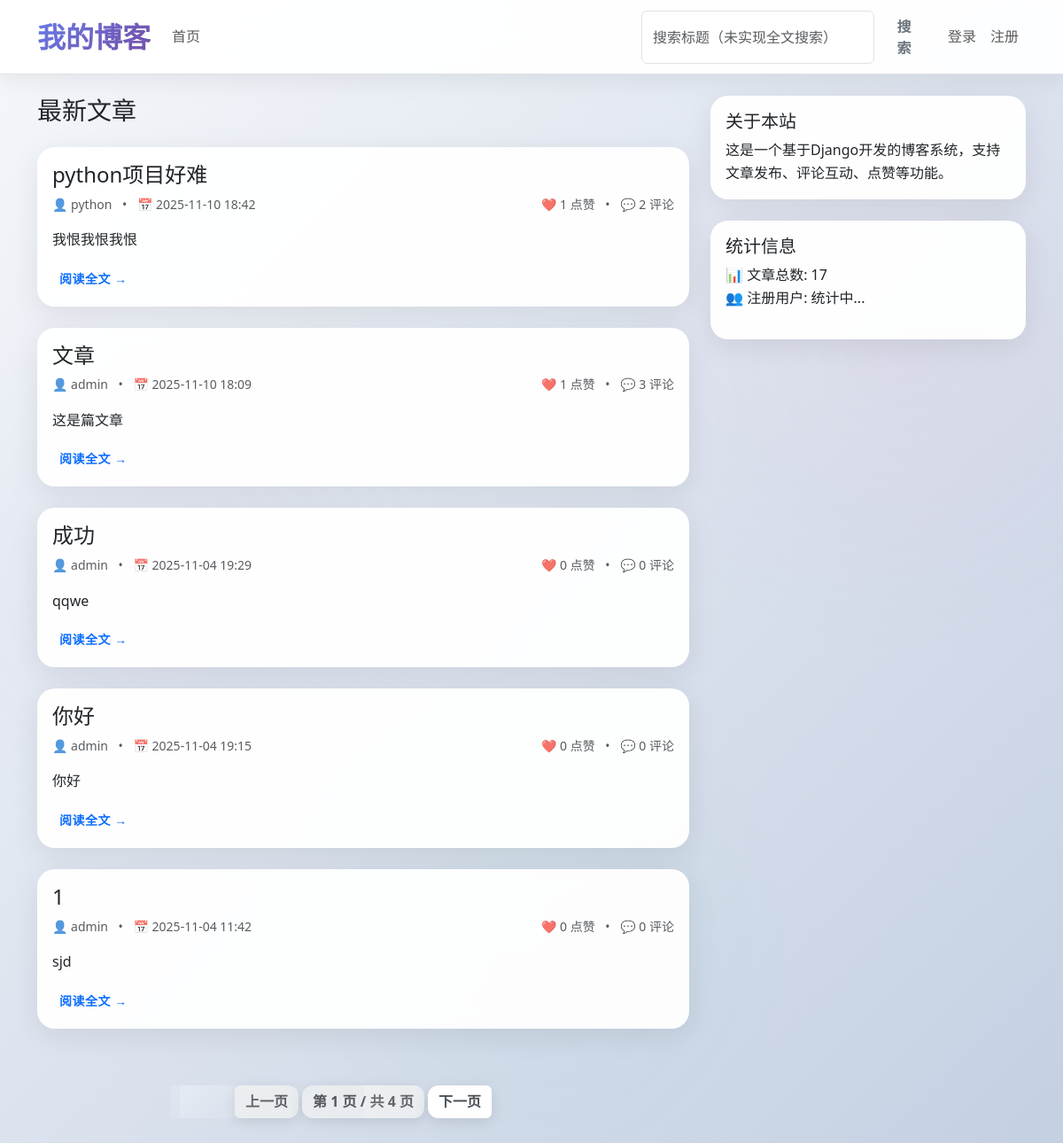
The page / on the database its author committed.
### blog/models.py (models this page shows, shortened)
class Post(models.Model):
    author = models.ForeignKey(User, on_delete=models.CASCADE, related_name='posts')
    title = models.CharField(max_length=200)
    slug = models.SlugField(max_length=255, unique=True, blank=True)
    content = models.TextField()
    created_at = models.DateTimeField(auto_now_add=True)
    updated_at = models.DateTimeField(auto_now=True)
    published = models.BooleanField(default=True)
    published_date = models.DateTimeField(blank=True, null=True)
    class Meta:
        ordering = ['-created_at']
    def get_absolute_url(self):
        return reverse('blog:post_detail', kwargs={'slug': self.slug})

### blog/views.py (the view)
# urls.py: path('', views.post_list, name='post_list'),
def post_list(request):
    qs = Post.objects.filter(published=True)  # 只显示已发布文章
    paginator = Paginator(qs, 5)
    page = request.GET.get('page', 1)
    try:
        posts = paginator.page(page)
    except PageNotAnInteger:
        posts = paginator.page(1)
    except EmptyPage:
        posts = paginator.page(paginator.num_pages)
    return render(request, 'blog/post_list.html', {'page_obj': posts})

### templates/blog/post_list.html (shortened to what this page needs)
{% extends 'base.html' %}
{% load static %}
{% block content %}
<div class="row">
    <div class="col-lg-8">
        <div class="d-flex justify-content-between align-items-center mb-4">
            <h1 class="h3 mb-0">最新文章</h1>
        </div>
        {% for post in page_obj %}
        <article class="card mb-4">
            <div class="card-body">
                <h2 class="card-title h4">
                    <a href="{{ post.get_absolute_url }}" class="text-decoration-none text-dark">
                        {{ post.title }}
                    </a>
                </h2>
                <div class="d-flex justify-content-between align-items-center mb-3 text-muted small">
                    <div>
                        <span>👤 {{ post.author.username }}</span>
                        <span class="mx-2">•</span>
                        <span>📅 {{ post.created_at|date:"Y-m-d H:i" }}</span>
                    </div>
                    <div>
                        <span>❤️ {{ post.likes.count }} 点赞</span>
                        <span class="mx-2">•</span>
                        <span>💬 {{ post.comments.count }} 评论</span>
                    </div>
                </div>
                <p class="card-text">{{ post.content|truncatewords:50|striptags }}</p>
                <a href="{{ post.get_absolute_url }}" class="btn btn-outline-primary btn-sm">
                    阅读全文 →
                </a>
            </div>
        </article>
        {% endfor %}
        {% if page_obj.has_other_pages %}
        <nav aria-label="Page navigation">
            <ul class="pagination justify-content-center">
                {% if page_obj.has_previous %}
                <li class="page-item">
                    <a class="page-link" href="?page={{ page_obj.previous_page_number }}">上一页</a>
                </li>
                {% else %}
                <li class="page-item disabled">
                    <span class="page-link">上一页</span>
                </li>
                {% endif %}
                <li class="page-item disabled">
                    <span class="page-link">
                        第 {{ page_obj.number }} 页 / 共 {{ page_obj.paginator.num_pages }} 页
                    </span>
                </li>
                {% if page_obj.has_next %}
                <li class="page-item">
                    <a class="page-link" href="?page={{ page_obj.next_page_number }}">下一页</a>
                </li>
                {% else %}
                <li class="page-item disabled">
                    <span class="page-link">下一页</span>
                </li>
                {% endif %}
            </ul>
        </nav>
        {% endif %}
    </div>
    <div class="col-lg-4">
        <div class="card mb-4">
            <div class="card-body">
                <h5 class="card-title">关于本站</h5>
                <p class="card-text">这是一个基于Django开发的博客系统，支持文章发布、评论互动、点赞等功能。</p>
            </div>
        </div>
        <div class="card">
            <div class="card-body">
                <h5 class="card-title">统计信息</h5>
                <ul class="list-unstyled">
                    <li>📊 文章总数: {{ page_obj.paginator.count }}</li>
                    <li>👥 注册用户: 统计中...</li>
                </ul>
            </div>
        </div>
    </div>
</div>
{% endblock %}

### static/css/style.css (style rules this page uses)
body { font-family: 'Segoe UI', Tahoma, Geneva, Verdana, sans-serif; background: linear-gradient(135deg, #f5f7fa 0%, #c3cfe2 100%); min-height: 100vh; line-height: 1.6; }
.card { box-shadow: 0 8px 32px rgba(0,0,0,0.08); border: none; border-radius: 20px; transition: all 0.4s cubic-bezier(0.175, 0.885, 0.32, 1.275); overflow: hidden; background: rgba(255,255,255,0.95); backdrop-filter: blur(10px); }
.btn { border-radius: 12px; font-weight: 600; transition: all 0.4s ease; border: none; position: relative; overflow: hidden; text-transform: uppercase; letter-spacing: 0.5px; }
.btn::before { content: ''; position: absolute; top: 0; left: -100%; width: 100%; height: 100%; background: linear-gradient(90deg, transparent, rgba(255,255,255,0.3), transparent); transition: left 0.6s; }
.pagination { margin: 4rem 0 3rem 0; }
.page-link { border: none; border-radius: 12px; margin: 0 5px; color: #495057; font-weight: 600; transition: all 0.4s ease; box-shadow: 0 4px 15px rgba(0,0,0,0.1); }
body { background: linear-gradient(135deg, #f5f7fa 0%, #c3cfe2 100%); min-height: 100vh; position: relative; }
body::before { content: ''; position: fixed; top: 0; left: 0; width: 100%; height: 100%; background: radial-gradient(circle at 20% 80%, rgba(120, 119, 198, 0.1) 0%, transparent 50%), radial-gradient(circle at 80% 20%, rgba(255, 119, 198, 0.1) 0%, transparent 50%); pointer-events: none; z-index: -1; }
.card { transition: all 0.5s cubic-bezier(0.25, 0.46, 0.45, 0.94); border: 1px solid rgba(255, 255, 255, 0.2); }
.pagination { margin: 4rem 0; }
body { position: relative; overflow-x: hidden; }
body::before { content: ''; position: fixed; top: 0; left: 0; width: 100%; height: 100%; background: radial-gradient(circle at 15% 50%, rgba(120, 119, 198, 0.05) 0%, transparent 25%), radial-gradient(circle at 85% 30%, rgba(255, 119, 198, 0.05) 0%, transparent 25%), radial-gradient(circle at 50% 80%, rgba(32, 201, 151, 0.03) 0%, transparent 25%); pointer-events: none; z-index: -1; }
.card::before { content: ''; position: absolute; top: 0; left: -100%; width: 100%; height: 100%; background: linear-gradient(90deg, transparent, rgba(255, 255, 255, 0.4), transparent); transition: left 0.6s ease; }
.btn::after { content: ''; position: absolute; top: 0; left: 0; width: 100%; height: 100%; background: linear-gradient(135deg, rgba(255,255,255,0.2) 0%, transparent 50%); transform: translateY(100%); transition: transform 0.4s ease; }
.page-link::before { content: ''; position: absolute; top: 0; left: 0; width: 100%; height: 100%; background: linear-gradient(135deg, rgba(255,255,255,0.2) 0%, transparent 100%); transform: translateX(-100%); transition: transform 0.4s ease; }

### templates/base.html (style rules this page uses)
:root { --primary-gradient: linear-gradient(135deg, #667eea 0%, #764ba2 100%); --success-gradient: linear-gradient(135deg, #20c997 0%, #17a2b8 100%); --shadow-primary: 0 10px 30px rgba(102, 126, 234, 0.3); --shadow-large: 0 25px 50px rgba(0,0,0,0.15); }

### rows shown on the page
Post: title "python项目好难", author.username "python", created_at "2025-11-10 18:42", likes.count "1", comments.count "2", content "我恨我恨我恨"
Post: title "文章", author.username "admin", created_at "2025-11-10 18:09", likes.count "1", comments.count "3", content "这是篇文章"
Post: title "成功", author.username "admin", created_at "2025-11-04 19:29", likes.count "0", comments.count "0", content "qqwe"
Post: title "你好", author.username "admin", created_at "2025-11-04 19:15", likes.count "0", comments.count "0", content "你好"
Post: title "1", author.username "admin", created_at "2025-11-04 11:42", likes.count "0", comments.count "0", content "sjd"

### other values the page prints
{{ page_obj.number }} "1"
{{ page_obj.paginator.count }} "17"
